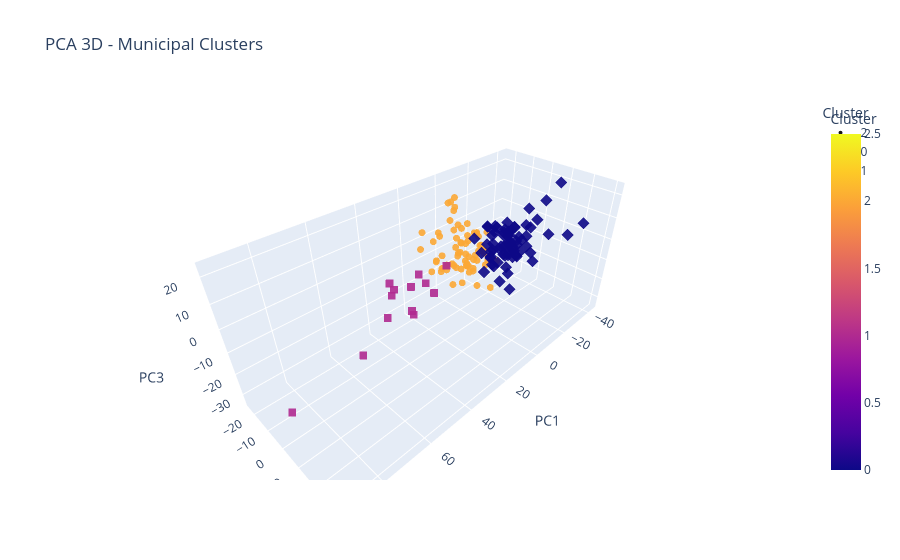

Notebook code cell kept with this figure:
### Code cell
import plotly.express as px
import pandas as pd

# X_pca3: numpy array shape (n_samples, 3)
# labels_final: 1D array of cluster labels
# municipality_names: index or list of municipality names (length n_samples)
municipality_names = X.index
df3 = pd.DataFrame(X_pca3, columns=['PC1','PC2','PC3'], index=municipality_names)
df3['Cluster'] = labels_final
df3['Municipality'] = df3.index

fig = px.scatter_3d(
    df3,
    x='PC1', y='PC2', z='PC3',
    color='Cluster',
    hover_name='Municipality',
    symbol='Cluster',
    size_max=6,
    title='PCA 3D - Municipal Clusters',
    opacity=0.9
)
fig.update_traces(marker=dict(size=4))
fig.update_layout(scene=dict(
    xaxis_title='PC1', yaxis_title='PC2', zaxis_title='PC3'
))
fig.show()

# Optional: save interactive HTML
#fig.write_html('reports/figures/pca_3d_clusters.html', include_plotlyjs='cdn')

### Figure 1 — Plotly figure (JSON) as saved in the notebook; plotly's stock layout.template omitted (floating-point values rounded to 4 significant figures)
{"data": [{"hovertemplate": "<b>%{hovertext}</b><br><br>Cluster=%{marker.color}<br>PC1=%{x}<br>PC2=%{y}<br>PC3=%{z}<extra></extra>", "hovertext": ["Abbotsford", "Anmore", "Armstrong", "Belcarra", "Bowen Island", "Burnaby", "Campbell River", "Castlegar", "Central Saanich", "Chilliwack", "Coldstream", "Colwood", "Comox", "Coquitlam", "Courtenay", "Cranbrook", "Creston", "Delta", "Elkford", "Fort St. John", "Gibsons", "Harrison Hot Springs", "Highlands", "Invermere", "Kamloops", "Kelowna", "Kent", "Keremeos", "Kimberley", "Ladysmith", "Langley City", "Lions Bay", "Lumby", "Maple Ridge", "Metchosin", "Mission", "Nanaimo", "Nelson", "New Westminster", "North Cowichan", "North Saanich", "North Vancouver City", "North Vancouver District", "Oak Bay", "Oliver", "Osoyoos", "Parksville", "Peachland", "Penticton", "Pitt Meadows", "Port Coquitlam", "Port Moody", "Qualicum Beach", "Revelstoke", "Richmond", "Rossland", "Saanich", "Salmon Arm", "Sechelt", "Sidney", "Sparwood", "Summerland", "Telkwa", "Vancouver", "Vernon", "Victoria", "View Royal", "West Vancouver", "White Rock"], "legendgroup": "2", "marker": {"color": [2, 2, 2, 2, 2, 2, 2, 2, 2, 2, 2, 2, 2, 2, 2, 2, 2, 2, 2, 2, 2, 2, 2, 2, 2, 2, 2, 2, 2, 2, 2, 2, 2, 2, 2, 2, 2, 2, 2, 2, 2, 2, 2, 2, 2, 2, 2, 2, 2, 2, 2, 2, 2, 2, 2, 2, 2, 2, 2, 2, 2, 2, 2, 2, 2, 2, 2, 2, 2], "coloraxis": "coloraxis", "opacity": 0.9, "size": 4, "symbol": "circle"}, "mode": "markers", "name": "2", "scene": "scene", "showlegend": true, "type": "scatter3d", "x": [9.029, 20.16, 10.99, -9.465, 16.15, 10.51, 5.598, 1.115, -1.208, 19.84, 5.382, 15.69, 8.787, 17.44, 15.52, -1.664, 0.9913, -0.8011, -1.088, 8.74, 1.736, 7.114, 16.44, 16.91, 8.511, 22.55, 18.07, 8.146, 19.27, 5.745, 8.193, -4.925, 10.16, 18.34, -7.441, 5.344, 12.92, 8.221, 22.27, 1.9, 2.173, 17.65, -3.073, -8.918, 1.429, 2.18, 9.779, 4.644, 1.606, 9.21, 4.024, 11.12, -3.227, 2.538, 7.29, 15.64, -2.585, 7.517, 14.77, -3.566, 1.333, -2.329, -0.5152, 3.499, 9.643, 6.723, 19.34, -5.366, 4.643], "y": [2.595, -13.52, 6.25, -24.01, -16.82, -3.713, 3.33, 1.899, -11.6, 3.975, -5.364, -3.421, -3.748, -4.28, 4.086, 0.4346, 9.659, -7.37, -2.072, 0.7431, -2.023, -1.48, -11.27, -5.316, -0.09446, 0.8199, 7.12, 12.97, 3.854, 3.988, 0.7289, -21.5, 7.872, -0.8888, -13.66, 1.345, -0.9319, -3.141, -2.552, -0.8101, -14.96, -8.846, -17.31, -23.19, 4.359, 6.026, 1.478, -1.883, 3.51, -3.733, -4.373, -12.76, -5.248, 5.066, -4.253, -7.416, -9.666, 3.165, -1.298, -5.165, 1.521, -2.118, 2.004, -9.176, 2.379, -8.41, -5.459, -23.6, -8.806], "z": [-5.146, 3.217, -1.991, 6.438, 7.893, 4.224, -0.8189, 1.222, 5.332, -5.163, 3.392, -1.488, 0.8591, 3.117, -0.04119, -0.6682, -0.1633, 1.231, 5.253, -1.881, 7.983, -2.487, -7.917, -4.879, 1.894, 1.918, -3.677, -7.857, 3.093, 3.715, -3.615, 12.75, -8.427, -1.392, -1.211, -5.561, -2.775, 5.718, 3.218, -1.812, 8.927, 7.58, 12.36, 12.99, -4.314, -1.31, -2.195, -1.726, 0.8257, -0.257, 3.036, 7.415, 4.681, 11.26, 0.4373, 9.658, 7.717, 0.382, -0.3594, 4.885, 3.645, 0.53, 0.4999, 9.513, -1.842, 8.677, 1.171, 11.47, 4.03]}, {"hovertemplate": "<b>%{hovertext}</b><br><br>Cluster=%{marker.color}<br>PC1=%{x}<br>PC2=%{y}<br>PC3=%{z}<extra></extra>", "hovertext": ["Alert Bay", "Ashcroft", "Burns Lake", "Cache Creek", "Canal Flats", "Chase", "Chetwynd", "Clinton", "Dawson Creek", "Duncan", "Enderby", "Esquimalt", "Fort St. James", "Fraser Lake", "Fruitvale", "Gold River", "Golden", "Grand Forks", "Granisle", "Greenwood", "Hope", "Houston", "Hudson's Hope", "Kaslo", "Kitimat", "Lake Cowichan", "Lantzville", "Lillooet", "Logan Lake", "Mackenzie", "Masset", "McBride", "Merritt", "Midway", "Montrose", "Nakusp", "New Denver", "New Hazelton", "One Hundred Mile House", "Port Alberni", "Port Alice", "Port Clements", "Port Edward", "Port Hardy", "Port McNeill", "Pouce Coupe", "Powell River", "Prince George", "Prince Rupert", "Princeton", "Queen Charlotte", "Quesnel", "Salmo", "Sayward", "Sicamous", "Smithers", "Spallumcheen", "Stewart", "Taylor", "Terrace", "Trail", "Tumbler Ridge", "Valemount", "Vanderhoof", "Warfield", "Williams Lake"], "legendgroup": "0", "marker": {"color": [0, 0, 0, 0, 0, 0, 0, 0, 0, 0, 0, 0, 0, 0, 0, 0, 0, 0, 0, 0, 0, 0, 0, 0, 0, 0, 0, 0, 0, 0, 0, 0, 0, 0, 0, 0, 0, 0, 0, 0, 0, 0, 0, 0, 0, 0, 0, 0, 0, 0, 0, 0, 0, 0, 0, 0, 0, 0, 0, 0, 0, 0, 0, 0, 0, 0], "coloraxis": "coloraxis", "opacity": 0.9, "size": 4, "symbol": "diamond"}, "mode": "markers", "name": "0", "scene": "scene", "showlegend": true, "type": "scatter3d", "x": [-32.23, -15.83, -33.04, -21.64, -1.421, -16.1, -27.92, -17.23, -3.394, -13.34, -8.25, -8.268, -12.82, -30.29, -13.4, -24.81, -7.849, -13.06, -28.87, -6.59, -8.068, -19.23, -32.18, -14.93, -22.73, -2.261, -9.344, -16.36, -10.39, -42.01, -25.86, -26.5, -14.51, -11.79, -13.13, -9.379, -21.31, -22.72, -16.09, -11.9, -24.91, -38.55, -35.68, -14.27, -24.98, -12.15, -7.256, -6.204, -18.69, -6.858, -14.22, -10.89, -1.746, -18.51, -19.32, -9.685, -8.343, -14.32, -20.55, -7.556, -5.118, -16.3, -10.34, -7.843, -10.93, -13.54], "y": [7.696, 5.486, 12.9, 31.32, 24.25, 11.18, -6.846, 28.04, 2.788, 10.37, 11.99, -3.612, -3.621, -3.98, 0.7576, -3.731, 1.703, 6.591, -10.33, 11.71, 3.193, 0.4297, -6.98, 5.092, -4.283, 10.94, -11.31, 0.03287, 5.529, -6.727, 3.491, 3.778, 7.55, -1.542, -3.738, 6.153, 10.11, -2.8, 3.194, 5.423, 6.412, 0.5809, -6.403, 1.238, -7.31, 22.91, 0.8164, -1.565, 1.122, 9.527, -10.9, -1.899, 16.78, 6.79, 2.564, -0.7762, -0.8135, -8.875, 0.1165, -0.2648, 1.605, -0.5495, 6.215, 4.442, -5.637, -0.3246], "z": [14.11, -4.338, 23.18, 15.76, 4.909, -0.01567, -4.51, 11.27, -3.824, 3.666, -0.686, 6.368, -3.433, -9.111, 2.405, -8.79, 8.313, -1.056, -34.01, -16.62, -7.89, -3.728, -3.948, 7.142, 2.879, 1.249, -2.52, -4.6, 1.764, 2.318, 3.314, -2.163, -0.1063, -13.48, 2.316, 5.372, -5.695, -19.5, -17.11, -4.842, 3.665, 0.4008, -9.919, -7.383, -3.957, 11.56, -2.484, -0.2925, 2.582, 1.492, -11.67, -12.51, 3.608, -5.445, -10.28, 7.238, -6.868, -21.01, -4.353, 3.929, -1.979, 3.419, 5.574, 0.476, 4.824, -5.094]}, {"hovertemplate": "<b>%{hovertext}</b><br><br>Cluster=%{marker.color}<br>PC1=%{x}<br>PC2=%{y}<br>PC3=%{z}<extra></extra>", "hovertext": ["Cumberland", "Fernie", "Lake Country", "Langford", "Langley Township", "Pemberton", "Radium Hot Springs", "Sooke", "Squamish", "Surrey", "Tofino", "Ucluelet", "Whistler"], "legendgroup": "1", "marker": {"color": [1, 1, 1, 1, 1, 1, 1, 1, 1, 1, 1, 1, 1], "coloraxis": "coloraxis", "opacity": 0.9, "size": 4, "symbol": "square"}, "mode": "markers", "name": "1", "scene": "scene", "showlegend": true, "type": "scatter3d", "x": [47.41, 38.23, 50.66, 91.67, 27.68, 42.71, 67.45, 40.37, 47.36, 29.44, 39.3, 26.51, 38.63], "y": [11.75, 5.41, 2.537, 5.723, -2.781, -4.635, 10.91, 4.242, 2.905, 3.556, 2.237, 7.067, -10.85], "z": [1.513, 8.662, -4.829, -16.4, -3.982, -3.074, -5.552, -8.121, 5.644, -4.411, 2.505, 7.698, -2.744]}], "layout": {"coloraxis": {"colorbar": {"title": {"text": "Cluster"}}, "colorscale": [[0, "#0d0887"], [0.1111, "#46039f"], [0.2222, "#7201a8"], [0.3333, "#9c179e"], [0.4444, "#bd3786"], [0.5556, "#d8576b"], [0.6667, "#ed7953"], [0.7778, "#fb9f3a"], [0.8889, "#fdca26"], [1, "#f0f921"]]}, "legend": {"title": {"text": "Cluster"}, "tracegroupgap": 0}, "scene": {"domain": {"x": [0, 1], "y": [0, 1]}, "xaxis": {"title": {"text": "PC1"}}, "yaxis": {"title": {"text": "PC2"}}, "zaxis": {"title": {"text": "PC3"}}}, "title": {"text": "PCA 3D - Municipal Clusters"}}}
